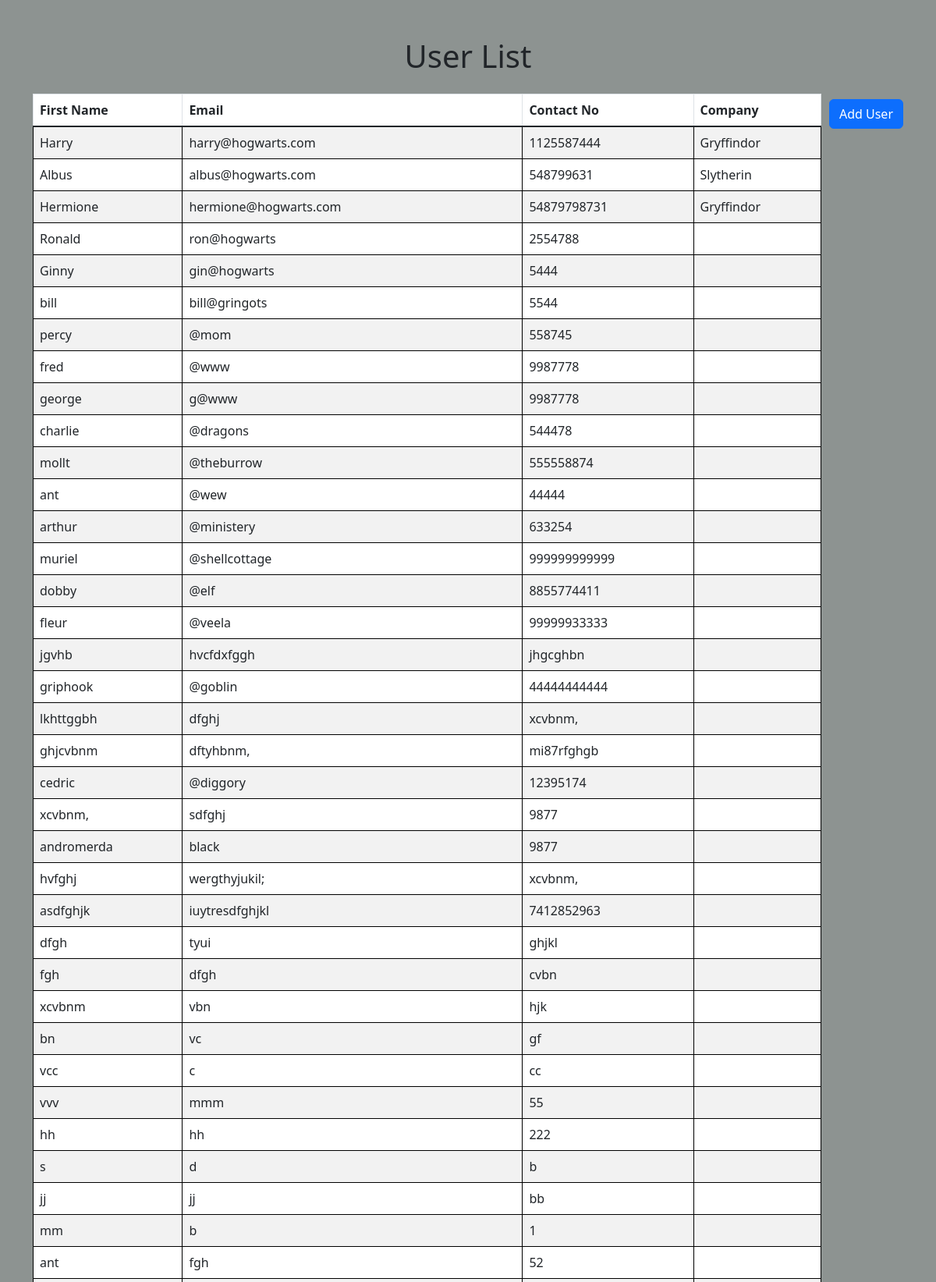
Screenshot of /users (upper part) with the database file from the repository.
### server.py (models this page shows, shortened)
class User(db.Model, UserMixin):
    user_id = db.Column(db.Integer, primary_key=True, autoincrement=True)
    email = db.Column(db.String(100),unique=True)
    password_hash = db.Column(db.String(500))
    first_name = db.Column(db.String(100),nullable=False)
    middle_name = db.Column(db.String(100),nullable=False)
    last_name = db.Column(db.String(100))
    contact_no =  db.Column(db.String(100),nullable=False)
    alt_contact_no = db.Column(db.String(100), nullable=True, default=None)
    company_id = mapped_column(Integer, ForeignKey("company.comp_id"))
    company = relationship("Company",backref=backref('users', lazy=True))
    is_deleted = db.Column(db.Boolean, default=False)
    created_by = db.Column(db.String(100), nullable=False)
    created_dt = db.Column(db.DateTime(timezone=True), server_default=func.now())
    updated_by = db.Column(db.String(100), nullable=False)
    updated_dt = db.Column(db.DateTime(timezone=True), server_default=func.now())

class Company(db.Model):
    comp_id = db.Column(db.Integer, primary_key=True,autoincrement=True)
    code = db.Column(db.String(5),  unique=True, nullable=False)
    name = db.Column(db.String(100),unique=True,nullable=False)
    contact_no =  db.Column(db.String(100))
    email_address = db.Column(db.String(100),unique=True)
    address = db.Column(db.String(100),unique=False)
    license_num = db.Column(db.String(100))
    logo_url = db.Column(db.String(500),unique=False)
    is_deleted = db.Column(db.Boolean, default=False)
    created_by = db.Column(db.String(100), nullable=False)
    created_dt = db.Column(db.DateTime(timezone=True), server_default=func.now())
    updated_by = db.Column(db.String(100), nullable=False)
    updated_dt = db.Column(db.DateTime(timezone=True), server_default=func.now())

### server.py (the view)
@app.route('/users',methods=['GET', 'POST'] )
def users():
    user_list = User.query.all()
    return render_template('partials/table.html', users=user_list)

### templates/partials/table.html (shortened to what this page needs)
{% extends 'base.html' %}
{% block content %}
<head>
    <link href="https://cdnjs.cloudflare.com/ajax/libs/twitter-bootstrap/5.3.0/css/bootstrap.min.css" rel="stylesheet">
    <link href="https://cdn.datatables.net/2.1.3/css/dataTables.bootstrap5.css" rel="stylesheet">
</head>
<body style="background-color: rgba(100, 109, 106, 0.734);">
<div id="example1" class="container my-5" >
    <div>
    <h1 class="text-center mb-4">User List</h1>
</div>
<div>
    <button
        x-data="{usedKeyboard: false}"
        @keydown.window.tab="usedKeyboard = true"
        role=button
        @click="$dispatch('open-menu', { open: true })"
        :class="{'focus:outline-none': !usedKeyboard}"
        class="btn btn-primary" style="float: right;">
        Add User
    </button>
</div>
    <div id="example2" class="table-responsive" class="container-fluid">
    <table id="example" class="table table-striped table-bordered" style="width:100%"  style="position: absolute; z-index: -1000;">
        <thead>
            <tr>
                <th>First Name</th>
                <th>Email</th>
                <th>Contact No</th>
                <th>Company</th>
            </tr>
        </thead>
        <tbody class="table-group-divider">
            {% for user in users %}
            <tr class="border border-black">
                <td>{{ user.first_name }}</td>
                <td>{{ user.email }}</td>
                <td>{{ user.contact_no }}</td>
                <td>{{ user.company.name}}</td>
            </tr>
            {% endfor %}
        </tbody>
    </table>
    </div>
</div>
</div>
</body>
{% endblock %}

### templates/base.html (shortened to what this page needs)
<!doctype html>
<html lang="en">
  <head>
    <link href="https://cdn.jsdelivr.net/npm/bootstrap@5.3.3/dist/css/bootstrap.min.css" rel="stylesheet">
    <link href="{{url_for('static', filename='style.css')}}" rel="stylesheet">
    <script src="https://cdn.tailwindcss.com"></script>
  </head>
  <body>
    <div class="container-fluid">
        {% block content %}
         {% endblock %}
  </body>
</html>

### static/style.css (style rules this page uses)
html, body { height: 100%; }
body { height: -moz-calc(100% - 113px); height: -webkit-calc(100% - 113px); height: calc(100% - 113px); }
body { background: #535856c1; }
.btn { margin-left: 10px; margin-top: 7px; font-size: 16px; font-family: 'OpenSansBold'; padding: 5px 15px 10px 15px; }
table, th, td { border-left: none; border-right: none; }
h1 { font-size: 36px; }

### rows the page displays
User: first_name "Harry", email "harry@hogwarts.com", contact_no "1125587444", company.name "Gryffindor"
User: first_name "Albus", email "albus@hogwarts.com", contact_no "548799631", company.name "Slytherin"
User: first_name "Hermione", email "hermione@hogwarts.com", contact_no "54879798731", company.name "Gryffindor"
User: first_name "Ronald", email "ron@hogwarts", contact_no "2554788"
User: first_name "Ginny", email "gin@hogwarts", contact_no "5444"
User: first_name "bill", email "bill@gringots", contact_no "5544"
User: first_name "percy", email "@mom", contact_no "558745"
User: first_name "fred", email "@www", contact_no "9987778"
User: first_name "george", email "g@www", contact_no "9987778"
User: first_name "charlie", email "@dragons", contact_no "544478"
User: first_name "mollt", email "@theburrow", contact_no "555558874"
User: first_name "ant", email "@wew", contact_no "44444"
User: first_name "arthur", email "@ministery", contact_no "633254"
User: first_name "muriel", email "@shellcottage", contact_no "999999999999"
User: first_name "dobby", email "@elf", contact_no "8855774411"
User: first_name "fleur", email "@veela", contact_no "99999933333"
User: first_name "jgvhb", email "hvcfdxfggh", contact_no "jhgcghbn"
User: first_name "griphook", email "@goblin", contact_no "44444444444"
User: first_name "lkhttggbh", email "dfghj", contact_no "xcvbnm,"
User: first_name "ghjcvbnm", email "dftyhbnm,", contact_no "mi87rfghgb"
User: first_name "cedric", email "@diggory", contact_no "12395174"
User: first_name "xcvbnm,", email "sdfghj", contact_no "9877"
User: first_name "andromerda", email "black", contact_no "9877"
User: first_name "hvfghj", email "wergthyjukil;", contact_no "xcvbnm,"
User: first_name "asdfghjk", email "iuytresdfghjkl", contact_no "7412852963"
User: first_name "dfgh", email "tyui", contact_no "ghjkl"
User: first_name "fgh", email "dfgh", contact_no "cvbn"
User: first_name "xcvbnm", email "vbn", contact_no "hjk"
User: first_name "bn", email "vc", contact_no "gf"
User: first_name "vcc", email "c", contact_no "cc"
User: first_name "vvv", email "mmm", contact_no "55"
User: first_name "hh", email "hh", contact_no "222"
User: first_name "s", email "d", contact_no "b"
User: first_name "jj", email "jj", contact_no "bb"
User: first_name "mm", email "b", contact_no "1"
User: first_name "ant", email "fgh", contact_no "52"
